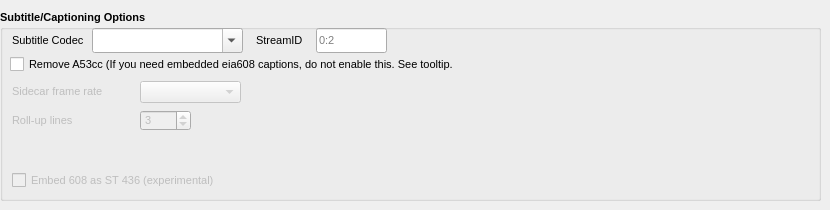
      <widget class="QWidget" name="tabSubtitles">
       <attribute name="title">
        <string>Subtitles/Captioning</string>
       </attribute>
       <widget class="QGroupBox" name="groupSubtitles">
        <property name="geometry">
         <rect>
          <x>0</x>
          <y>10</y>
          <width>821</width>
          <height>191</height>
         </rect>
        </property>
        <property name="font">
         <font>
          <pointsize>8</pointsize>
          <italic>false</italic>
          <bold>true</bold>
         </font>
        </property>
        <property name="title">
         <string>Subtitle/Captioning Options</string>
        </property>
        <widget class="QLabel" name="l_RollupLines">
         <property name="enabled">
          <bool>false</bool>
         </property>
         <property name="geometry">
          <rect>
           <x>12</x>
           <y>100</y>
           <width>73</width>
           <height>21</height>
          </rect>
         </property>
         <property name="font">
          <font>
           <pointsize>8</pointsize>
           <italic>false</italic>
           <bold>false</bold>
          </font>
         </property>
         <property name="text">
          <string>Roll-up lines</string>
         </property>
        </widget>
        <widget class="QLabel" name="l_SubtitleCodecs">
         <property name="geometry">
          <rect>
           <x>12</x>
           <y>22</y>
           <width>81</width>
           <height>17</height>
          </rect>
         </property>
         <property name="font">
          <font>
           <pointsize>8</pointsize>
           <italic>false</italic>
           <bold>false</bold>
          </font>
         </property>
         <property name="text">
          <string>Subtitle Codec</string>
         </property>
        </widget>
        <widget class="QComboBox" name="SccFrameRate">
         <property name="enabled">
          <bool>false</bool>
         </property>
         <property name="geometry">
          <rect>
           <x>140</x>
           <y>71</y>
           <width>101</width>
           <height>22</height>
          </rect>
         </property>
         <property name="font">
          <font>
           <pointsize>8</pointsize>
           <italic>false</italic>
           <bold>false</bold>
          </font>
         </property>
         <property name="toolTip">
          <string>Sidecar Subtitles Framerate.
This should match the Video Encoding Frame Rate</string>
         </property>
         <item>
          <property name="text">
           <string/>
          </property>
         </item>
         <item>
          <property name="text">
           <string>29.97 DF</string>
          </property>
         </item>
         <item>
          <property name="text">
           <string>29.97 NDF</string>
          </property>
         </item>
         <item>
          <property name="text">
           <string>23.976 (24000/1001)</string>
          </property>
         </item>
         <item>
          <property name="text">
           <string>24.000</string>
          </property>
         </item>
         <item>
          <property name="text">
           <string>25.000</string>
          </property>
         </item>
         <item>
          <property name="text">
           <string>30</string>
          </property>
         </item>
        </widget>
        <widget class="QComboBox" name="SubtitleCodecs">
         <property name="enabled">
          <bool>true</bool>
         </property>
         <property name="geometry">
          <rect>
           <x>92</x>
           <y>18</y>
           <width>151</width>
           <height>25</height>
          </rect>
         </property>
         <property name="font">
          <font>
           <pointsize>8</pointsize>
           <italic>false</italic>
           <bold>false</bold>
          </font>
         </property>
         <property name="acceptDrops">
          <bool>false</bool>
         </property>
         <property name="toolTip">
          <string>Video Subtitle Codecs. Use with caution.
Some codecs are not compatible with all video formats.
Adds the flag -c:s to the command line.
If Sidecar is selected, all normal Subtitle processing is diverted
and -c:s is not used in CMD.</string>
         </property>
         <property name="editable">
          <bool>true</bool>
         </property>
         <property name="currentIndex">
          <number>0</number>
         </property>
         <property name="placeholderText">
          <string/>
         </property>
         <item>
          <property name="text">
           <string/>
          </property>
         </item>
         <item>
          <property name="text">
           <string>copy</string>
          </property>
         </item>
         <item>
          <property name="text">
           <string>ass</string>
          </property>
         </item>
         <item>
          <property name="text">
           <string>dvb_subtitle</string>
          </property>
         </item>
         <item>
          <property name="text">
           <string>dvd_subtitle</string>
          </property>
         </item>
         <item>
          <property name="text">
           <string>mov_text</string>
          </property>
         </item>
         <item>
          <property name="text">
           <string>srt</string>
          </property>
         </item>
         <item>
          <property name="text">
           <string>ssa</string>
          </property>
         </item>
         <item>
          <property name="text">
           <string>Sidecar TTML (IMSC)</string>
          </property>
         </item>
         <item>
          <property name="text">
           <string>Sidecar SCC (Scenarist)</string>
          </property>
         </item>
         <item>
          <property name="text">
           <string>subrip</string>
          </property>
         </item>
         <item>
          <property name="text">
           <string>webvtt</string>
          </property>
         </item>
        </widget>
        <widget class="QCheckBox" name="checkEmbed436">
         <property name="enabled">
          <bool>false</bool>
         </property>
         <property name="geometry">
          <rect>
           <x>12</x>
           <y>160</y>
           <width>211</width>
           <height>20</height>
          </rect>
         </property>
         <property name="font">
          <font>
           <pointsize>8</pointsize>
           <italic>false</italic>
           <bold>false</bold>
          </font>
         </property>
         <property name="toolTip">
          <string>Force embed eia608 to smpte436m using a bitstream filter.
FFmpeg 8.x required.</string>
         </property>
         <property name="layoutDirection">
          <enum>Qt::LeftToRight</enum>
         </property>
         <property name="text">
          <string>Embed 608 as ST 436 (experimental)</string>
         </property>
        </widget>
        <widget class="QSpinBox" name="spinRollupTTLines">
         <property name="enabled">
          <bool>false</bool>
         </property>
         <property name="geometry">
          <rect>
           <x>140</x>
           <y>100</y>
           <width>51</width>
           <height>21</height>
          </rect>
         </property>
         <property name="font">
          <font>
           <pointsize>8</pointsize>
           <italic>false</italic>
           <bold>false</bold>
          </font>
         </property>
         <property name="toolTip">
          <string>Roll-Up lines</string>
         </property>
         <property name="minimum">
          <number>1</number>
         </property>
         <property name="maximum">
          <number>4</number>
         </property>
         <property name="value">
          <number>3</number>
         </property>
        </widget>
        <widget class="QLabel" name="l_SccRate">
         <property name="enabled">
          <bool>false</bool>
         </property>
         <property name="geometry">
          <rect>
           <x>12</x>
           <y>70</y>
           <width>101</width>
           <height>22</height>
          </rect>
         </property>
         <property name="font">
          <font>
           <pointsize>8</pointsize>
           <italic>false</italic>
           <bold>false</bold>
          </font>
         </property>
         <property name="text">
          <string>Sidecar frame rate</string>
         </property>
        </widget>
        <widget class="QCheckBox" name="checkRemoveA53cc">
         <property name="enabled">
          <bool>true</bool>
         </property>
         <property name="geometry">
          <rect>
           <x>10</x>
           <y>44</y>
           <width>451</width>
           <height>20</height>
          </rect>
         </property>
         <property name="font">
          <font>
           <pointsize>8</pointsize>
           <italic>false</italic>
           <bold>false</bold>
          </font>
         </property>
         <property name="toolTip">
          <string>Remove A53cc: If checked will force &quot;-a53cc 0&quot; and remove
video stream embedded subs.
Supported by mpeg2video, H.264 and HEVC video codecs.</string>
         </property>
         <property name="text">
          <string>Remove A53cc (If you need embedded eia608 captions, do not enable this. See tooltip.</string>
         </property>
        </widget>
        <widget class="QLineEdit" name="SubtitleStreamID">
         <property name="enabled">
          <bool>true</bool>
         </property>
         <property name="geometry">
          <rect>
           <x>316</x>
           <y>18</y>
           <width>71</width>
           <height>25</height>
          </rect>
         </property>
         <property name="font">
          <font>
           <pointsize>8</pointsize>
           <italic>false</italic>
           <bold>false</bold>
          </font>
         </property>
         <property name="toolTip">
          <string>StreamID: Adds the flag -stringid:a to the command line</string>
         </property>
         <property name="placeholderText">
          <string>0:2</string>
         </property>
        </widget>
        <widget class="QLabel" name="l_SubtitleStreamID">
         <property name="enabled">
          <bool>true</bool>
         </property>
         <property name="geometry">
          <rect>
           <x>256</x>
           <y>22</y>
           <width>51</width>
           <height>17</height>
          </rect>
         </property>
         <property name="font">
          <font>
           <pointsize>8</pointsize>
           <italic>false</italic>
           <bold>false</bold>
          </font>
         </property>
         <property name="text">
          <string>StreamID</string>
         </property>
        </widget>
       </widget>
      </widget>
